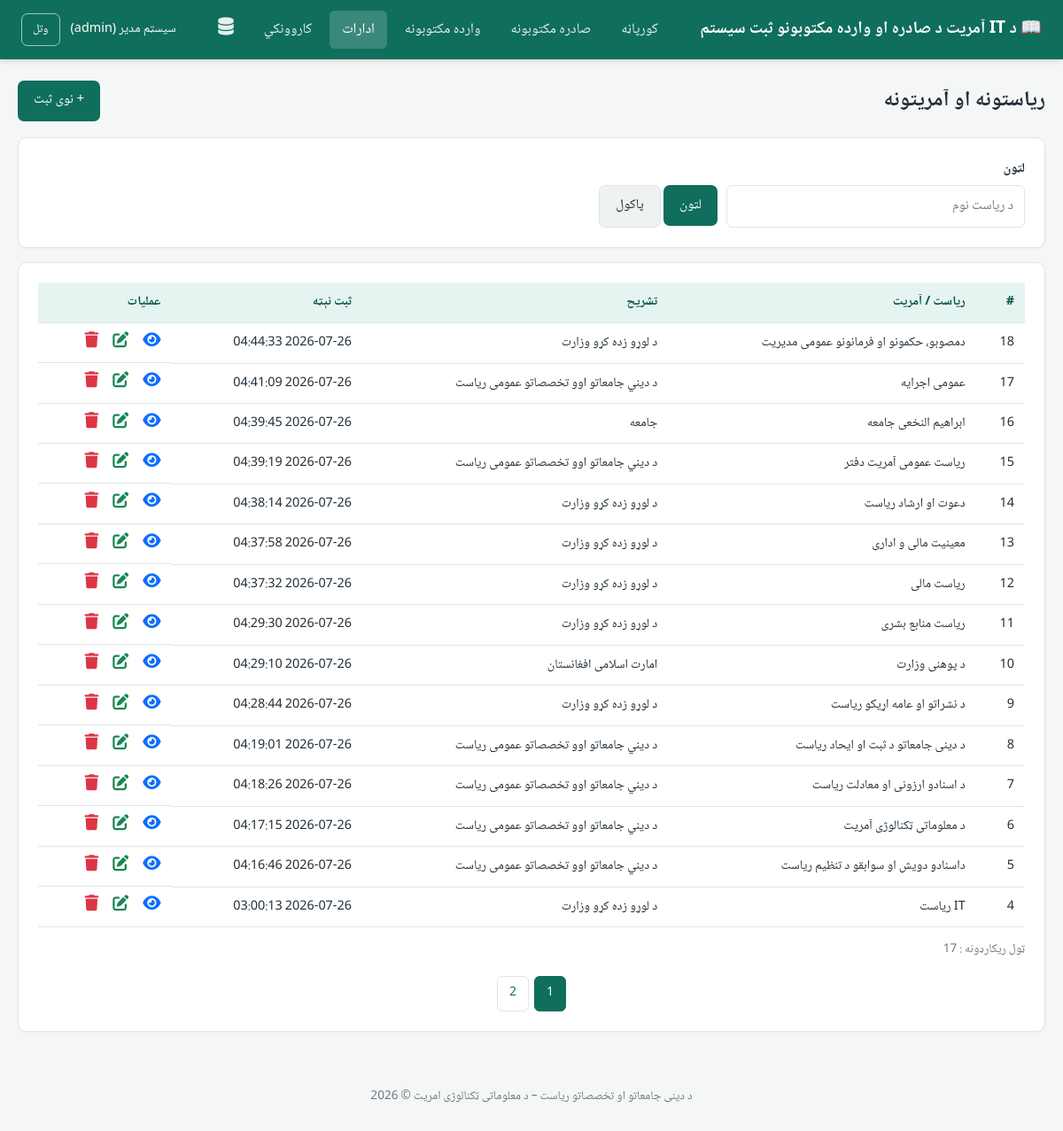
The app's page /departments/list.php (signed in), older data.
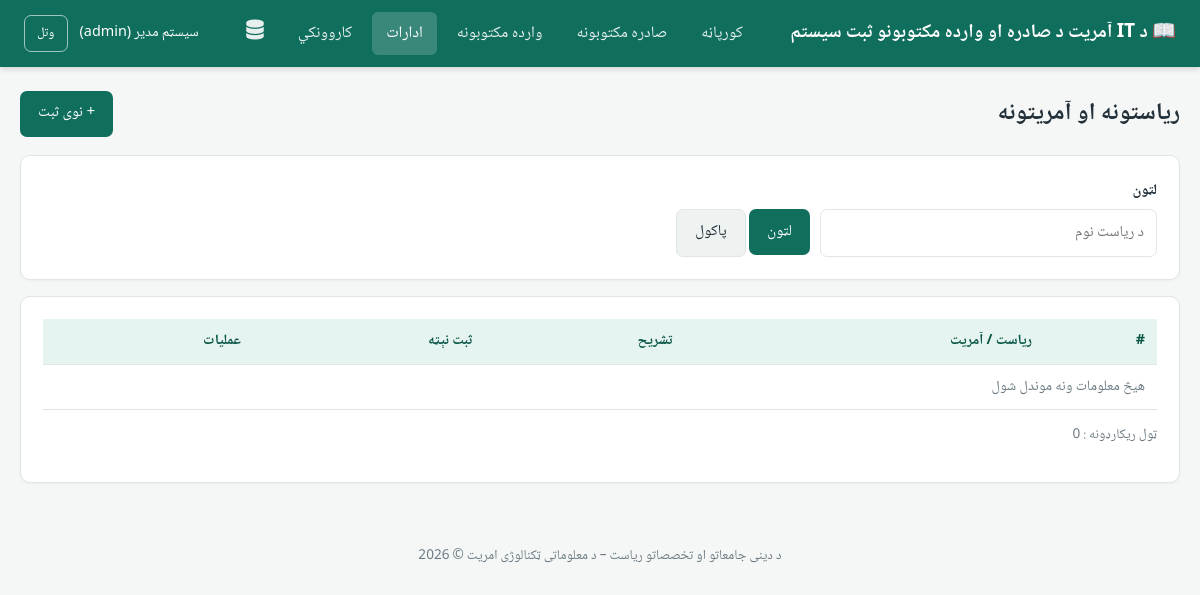
The same page, newer data.
### tables this page shows
CREATE TABLE `departments` (
  `id` int(11) NOT NULL,
  `name` varchar(255) NOT NULL,
  `description` text DEFAULT NULL,
  `created_at` timestamp NOT NULL DEFAULT current_timestamp()
);

### config/app.php (called while the page is built, shortened)
<?php
require_once __DIR__ . '/db.php';
function e(?string $value): string
{
    return htmlspecialchars($value ?? '', ENT_QUOTES, 'UTF-8');
}

### includes/auth.php (called while the page is built, shortened)
<?php
$currentUser = [
    'id'        => $_SESSION['user_id'],
    'username'  => $_SESSION['username'],
    'full_name' => $_SESSION['full_name'],
    'role'      => $_SESSION['role'],
];

### config/db.php (called while the page is built, shortened)
<?php
function db(): PDO
{
    static $pdo = null;
    if ($pdo === null) {
        $dsn = 'mysql:host=' . DB_HOST . ';dbname=' . DB_NAME . ';charset=utf8mb4';
        $options = [
            PDO::ATTR_ERRMODE            => PDO::ERRMODE_EXCEPTION,
            PDO::ATTR_DEFAULT_FETCH_MODE => PDO::FETCH_ASSOC,
            PDO::ATTR_EMULATE_PREPARES   => false,
        ];
        try {
            $pdo = new PDO($dsn, DB_USER, DB_PASS, $options);
        } catch (PDOException $e) {
            error_log('DB connection failed: ' . $e->getMessage());
            http_response_code(500);
            die('د ډیټابیس سره وصلیدل ناکام شول. مهرباني وکړئ وروسته بیا هڅه وکړئ.');
        }
    }
    return $pdo;
}

### departments/list.php (the view, shortened to what this page needs)
<?php
require_once __DIR__ . '/../config/app.php';
require_once __DIR__ . '/../includes/auth.php';
$activePage = 'departments';
$q = trim($_GET['q'] ?? '');
$perPage = 15;
$page = max(1, (int)($_GET['page'] ?? 1));
$where = [];
$params = [];
$whereSql = $where ? "WHERE ".implode(" AND ",$where) : "";
$count = db()->prepare("SELECT COUNT(*) c FROM departments $whereSql");
$count->execute($params);
$total = (int)$count->fetch()['c'];
$totalPages = max(1,ceil($total/$perPage));
$page=min($page,$totalPages);
$offset=($page-1)*$perPage;
$sql="SELECT *
      FROM departments
      $whereSql
      ORDER BY id DESC
      LIMIT :lim OFFSET :off";
$stmt=db()->prepare($sql);
$stmt->bindValue(':lim',$perPage,PDO::PARAM_INT);
$stmt->bindValue(':off',$offset,PDO::PARAM_INT);
$stmt->execute();
$rows=$stmt->fetchAll(PDO::FETCH_ASSOC);
require __DIR__.'/../includes/header.php';
?>
    <div class="page-header">
        <h1>ریاستونه او آمریتونه</h1>
        <div class="row-actions">
            <a href="add.php" class="btn btn-primary">
                + نوی ثبت
            </a>
        </div>
    </div>
    <form method="get" class="card filter-bar">
        <div class="field">
            <label>لټون</label>
            <input type="text"
                name="q"
                value="<?=e($q)?>"
                placeholder="د ریاست نوم">
        </div>
        <div class="field">
            <button class="btn btn-primary">
                لټون
            </button>
            <a href="list.php"
            class="btn btn-secondary">
                پاکول
            </a>
        </div>
    </form>
<div class="card">
<div class="table-wrap">
    <table class="data-table">
        <thead>
            <tr>
                <th>#</th>
                <th>ریاست / آمریت</th>
                <th>تشریح</th>
                <th>ثبت نېټه</th>
                <th>عملیات</th>
            </tr>
        </thead>
        <tbody>
            <?php if(!$rows): ?>
                <tr>
                    <td colspan="5" class="empty-state">
                    هیڅ معلومات ونه موندل شول
                    </td>
                </tr>
            <?php endif; ?>
            <?php foreach($rows as $row): ?>
            <tr>
                <td><?= (int)$row['id']?></td>
                <td><?=e($row['name'])?></td>
                <td>
                <?=e(mb_strimwidth($row['description'],0,80,'...'))?>
                </td>
                <td><?=e($row['created_at'])?></td>
                <td class="row-actions">
                    <a href="view.php?id=<?=$row['id']?>">
                    <i class="fa-solid fa-eye"
                    style="font-size:18px;color:#0d6efd;"></i>
                    </a>
                    <a href="edit.php?id=<?=$row['id']?>"
                    style="margin:0 10px;">
                    <i class="fa-solid fa-pen-to-square"
                    style="font-size:18px;color:#198754;"></i>
                    </a>
                    <?php if($currentUser['role']!='viewer'): ?>
                    <form method="post"
                        action="delete.php"
                        style="display:inline"
                        onsubmit="return confirm('حذف شي؟');">
                        <button type="submit"
                            style="background:none;border:none;padding:0;cursor:pointer;">
                            <i class="fa-solid fa-trash"
                            style="font-size:18px;color:#dc3545;"></i>
                        </button>
                    </form>
                    <?php endif; ?>
                </td>
            </tr>
            <?php endforeach; ?>
        </tbody>
    </table>
</div>
    <p class="text-muted">
    ټول ریکارډونه :
    <?= $total ?>
    </p>
    <?php if($totalPages>1): ?>
    <div class="pagination">
        <?php for($p=1;$p<=$totalPages;$p++): ?>
            <?php $qs=array_merge($_GET,['page'=>$p]);?>
            <?php if($page==$p): ?>
                <span class="current"><?=$p?></span>
            <?php else: ?>
                <a href="?<?=e(http_build_query($qs))?>">
                <?=$p?>
            </a>
            <?php endif;?>
        <?php endfor;?>
    </div>
<?php endif;?>
</div>
<?php require __DIR__.'/../includes/footer.php'; ?>

### includes/header.php (shortened to what this page needs)
<?php
$activePage = $activePage ?? '';
?>
<!DOCTYPE html>
<html lang="ps" dir="rtl">
<head>
<link rel="stylesheet" href="<?= BASE_URL ?>assets/css/style.css">
<link rel="stylesheet" href="https://cdnjs.cloudflare.com/ajax/libs/font-awesome/6.7.2/css/all.min.css">
<link href="https://cdn.jsdelivr.net/npm/select2@4.1.0-rc.0/dist/css/select2.min.css" rel="stylesheet">
</head>
<body>
<header class="topbar">
    <div class="topbar-brand">📖 <?= e(APP_NAME) ?></div>
    <nav class="topbar-nav">
        <a href="<?= BASE_URL ?>index.php" class="<?= $activePage === 'dashboard' ? 'active' : '' ?>">کورپاڼه</a>
        <a href="<?= BASE_URL ?>outgoing/list.php" class="<?= $activePage === 'outgoing' ? 'active' : '' ?>">صادره مکتوبونه</a>
        <a href="<?= BASE_URL ?>incoming/list.php" class="<?= $activePage === 'incoming' ? 'active' : '' ?>">وارده مکتوبونه</a>
        <a href="<?= BASE_URL ?>departments/list.php" class="<?= $activePage === 'departments' ? 'active' : '' ?>">ادارات</a>
        <?php if ($currentUser['role'] === 'admin'): ?>
            <a href="<?= BASE_URL ?>users.php" class="<?= $activePage === 'users' ? 'active' : '' ?>">کاروونکي</a>
        <?php endif; ?>
        <a href="../backup.php" title="Database Backup">
            <i class="fa-solid fa-database" style="font-size:20px;"></i>
        </a>
    </nav>
    <div class="topbar-user">
        <span><?= e($currentUser['full_name']) ?> (<?= e($currentUser['role']) ?>)</span>
        <a href="<?= BASE_URL ?>logout.php" class="btn btn-outline btn-sm">وتل</a>
    </div>
</header>
<main class="page-content">

### includes/footer.php (shortened to what this page needs)
</main>
<footer class="app-footer">
    <p>د دینی جامعاتو او تخصصاتو ریاست &ndash; د معلوماتی ټکنالوژی امریت &copy; <?= date('Y') ?></p>
</footer>
</body>
</html>

### assets/css/style.css (style rules this page uses)
:root { --primary: #0f6e5c; --primary-dark: #0b5747; --primary-light: #e6f4f1; --accent: #c99a3a; --danger: #c0392b; --danger-light: #fdecea; --success: #1e8449; --success-light: #eafaf1; --warning-light: #fff8e1; --text: #22303a; --muted: #6b7a83; --border: #dfe6e5; --bg: #f4f7f6; --card: #ffffff; --radius: 10px; }
* { box-sizing: border-box; }
body { margin: 0; font-family: 'Noto Naskh Arabic', 'Segoe UI', Tahoma, sans-serif; background: var(--bg); color: var(--text); direction: rtl; font-size: 16px; line-height: 1.7; }
a { color: var(--primary); text-decoration: none; }
.topbar { background: var(--primary); position: sticky; top: 0; z-index: 9999; color: #fff; display: flex; align-items: center; justify-content: space-between; padding: 12px 24px; flex-wrap: wrap; gap: 10px; box-shadow: 0 2px 6px rgba(0, 0, 0, .15); }
.topbar-brand { font-weight: 700; font-size: 1.2rem; }
.topbar-nav { display: flex; gap: 6px; flex-wrap: wrap; }
.topbar-nav a { color: #fff; padding: 8px 14px; border-radius: 6px; opacity: .9; }
.topbar-nav a:hover, .topbar-nav a.active { background: rgba(255, 255, 255, .18); opacity: 1; text-decoration: none; }
.topbar-user { display: flex; align-items: center; gap: 12px; font-size: .9rem; }
.page-content { max-width: 1300px; margin: 24px auto; padding: 0 20px; }
.app-footer { text-align: center; color: var(--muted); padding: 24px; font-size: .85rem; }
.card { background: var(--card); border: 1px solid var(--border); border-radius: var(--radius); padding: 22px; margin-bottom: 20px; box-shadow: 0 1px 3px rgba(0, 0, 0, .04); }
.card label { font-weight: bold; }
.page-header { display: flex; justify-content: space-between; align-items: center; flex-wrap: wrap; gap: 12px; margin-bottom: 18px; }
.page-header h1 { margin: 0; font-size: 1.5rem; }
.btn { display: inline-block; padding: 10px 18px; border-radius: 7px; border: none; cursor: pointer; font-size: .95rem; font-family: inherit; transition: background .15s; }
.btn-primary { background: var(--primary); color: #fff; }
.btn-outline { background: transparent; border: 1px solid rgba(255, 255, 255, .6); color: #fff; }
.btn-secondary { background: #eef2f1; color: var(--text); border: 1px solid var(--border); }
.btn-sm { padding: 6px 12px; font-size: .82rem; }
label { display: block; margin: 14px 0 6px; font-weight: 600; font-size: .92rem; }
input[type="text"], input[type="password"], input[type="number"], input[type="date"], textarea, select { width: 100%; padding: 10px 12px; border: 1px solid var(--border); border-radius: 7px; font-family: inherit; font-size: .95rem; background: #fff; color: var(--text); }
.table-wrap { overflow-x: auto; }
table.data-table { width: 100%; border-collapse: collapse; font-size: .9rem; background: #fff; }
table.data-table th, table.data-table td { padding: 10px 12px; border-bottom: 1px solid var(--border); text-align: right; white-space: nowrap; }
table.data-table th { background: var(--primary-light); color: var(--primary-dark); font-weight: 700; position: sticky; top: 0; }
.row-actions { display: flex; gap: 6px; }
.filter-bar { display: flex; gap: 10px; flex-wrap: wrap; align-items: flex-end; margin-bottom: 16px; }
.filter-bar .field { min-width: 180px; }
.filter-bar label { margin: 0 0 6px; }
.text-muted { color: var(--muted); font-size: .85rem; }
.empty-state { text-align: center; padding: 60px 20px; color: var(--muted); }
.pagination { display: flex; gap: 6px; justify-content: center; margin-top: 18px; flex-wrap: wrap; }
.pagination a, .pagination span { padding: 7px 13px; border-radius: 6px; border: 1px solid var(--border); background: #fff; font-size: .88rem; }
.pagination .current { background: var(--primary); color: #fff; border-color: var(--primary); }

Row changes from the older to the newer data that the page shows:
removed departments: id "18", name "دمصوبو، حکمونو او فرمانونو عمومی مدیریت", description "د لوړو زده کړو وزارت", created_at "2026-07-26 04:44:33"
removed departments: id "17", name "عمومی اجرایه", description "د دیني جامعاتو اوو تخصصاتو عمومی ریاست", created_at "2026-07-26 04:41:09"
removed departments: id "16", name "ابراهیم النخعی جامعه", description "جامعه", created_at "2026-07-26 04:39:45"
removed departments: id "15", name "ریاست عمومی آمریت دفتر", description "د دیني جامعاتو اوو تخصصاتو عمومی ریاست", created_at "2026-07-26 04:39:19"
removed departments: id "14", name "دعوت او ارشاد ریاست", description "د لوړو زده کړو وزارت", created_at "2026-07-26 04:38:14"
removed departments: id "13", name "معینیت مالی و اداری", description "د لوړو زده کړو وزارت", created_at "2026-07-26 04:37:58"
removed departments: id "12", name "ریاست مالی", description "د لوړو زده کړو وزارت", created_at "2026-07-26 04:37:32"
removed departments: id "11", name "ریاست منابع بشری", description "د لوړو زده کړو وزارت", created_at "2026-07-26 04:29:30"
removed departments: id "10", name "د پوهنی وزارت", description "امارت اسلامی افغانستان", created_at "2026-07-26 04:29:10"
removed departments: id "9", name "د نشراتو او عامه اړیکو ریاست", description "د لوړو زده کړو وزارت", created_at "2026-07-26 04:28:44"
removed departments: id "8", name "د دینی جامعاتو د ثبت او ایحاد ریاست", description "د دیني جامعاتو اوو تخصصاتو عمومی ریاست", created_at "2026-07-26 04:19:01"
removed departments: id "7", name "د اسنادو ارزونی او معادلت ریاست", description "د دیني جامعاتو اوو تخصصاتو عمومی ریاست", created_at "2026-07-26 04:18:26"
removed departments: id "6", name "د معلوماتی ټکنالوژی آمریت", description "د دیني جامعاتو اوو تخصصاتو عمومی ریاست", created_at "2026-07-26 04:17:15"
removed departments: id "5", name "داسنادو دویش او سوابقو د تنظیم ریاست", description "د دیني جامعاتو اوو تخصصاتو عمومی ریاست", created_at "2026-07-26 04:16:46"
removed departments: id "4", name "IT ریاست", description "د لوړو زده کړو وزارت", created_at "2026-07-26 03:00:13"
Text that changed along with them:
$total: "17" → "0"
text now shown: "هیڅ معلومات ونه موندل شول"
list line gone: "1"
list line gone: "2"
